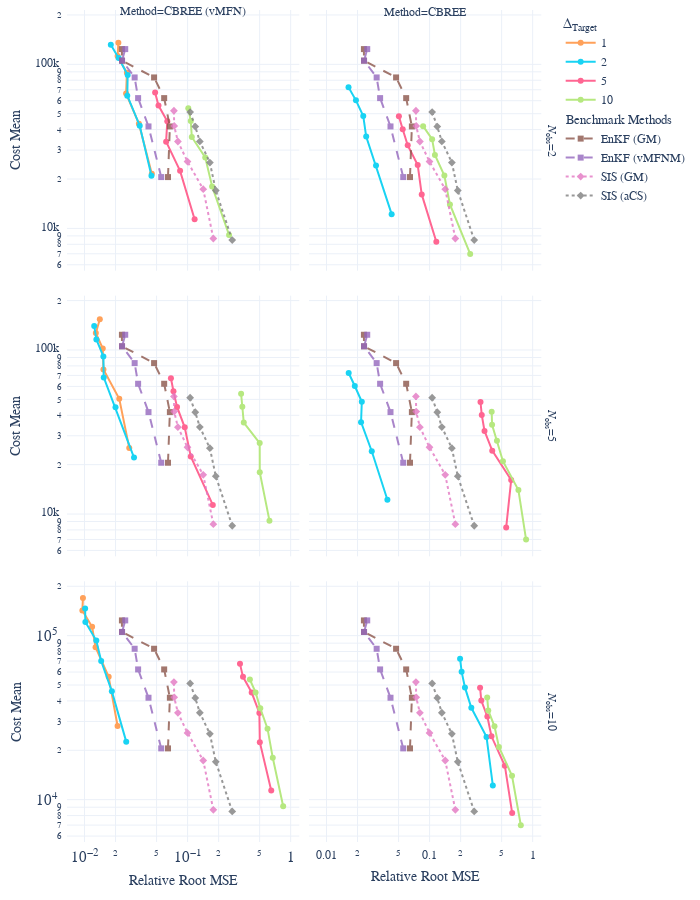
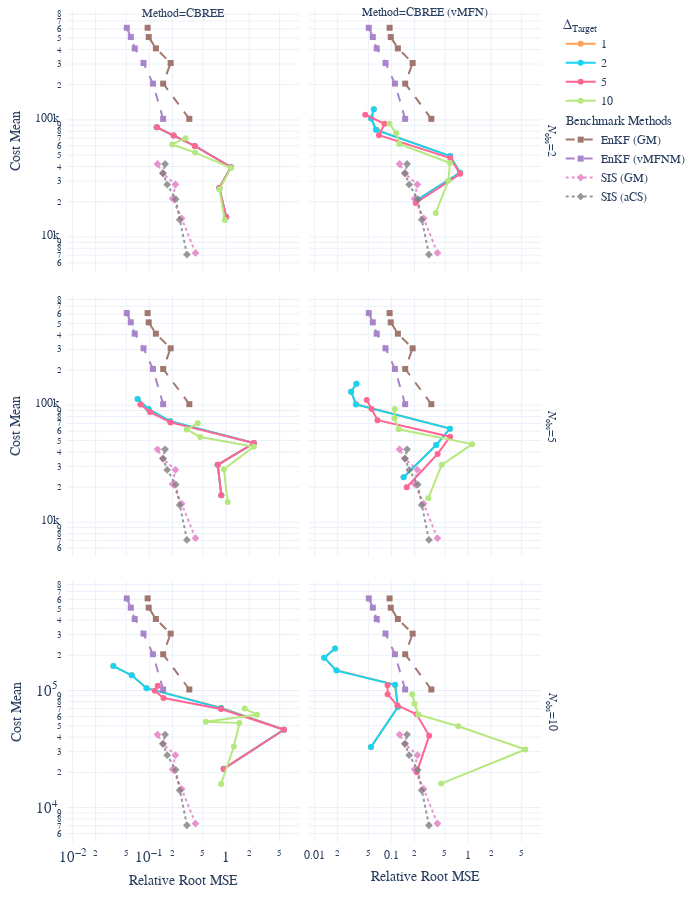
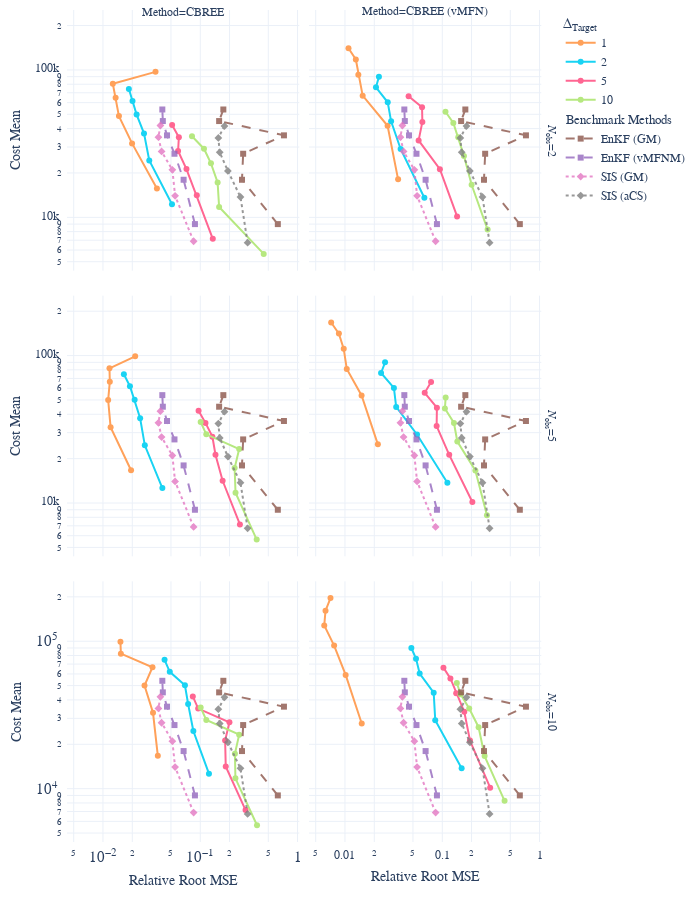
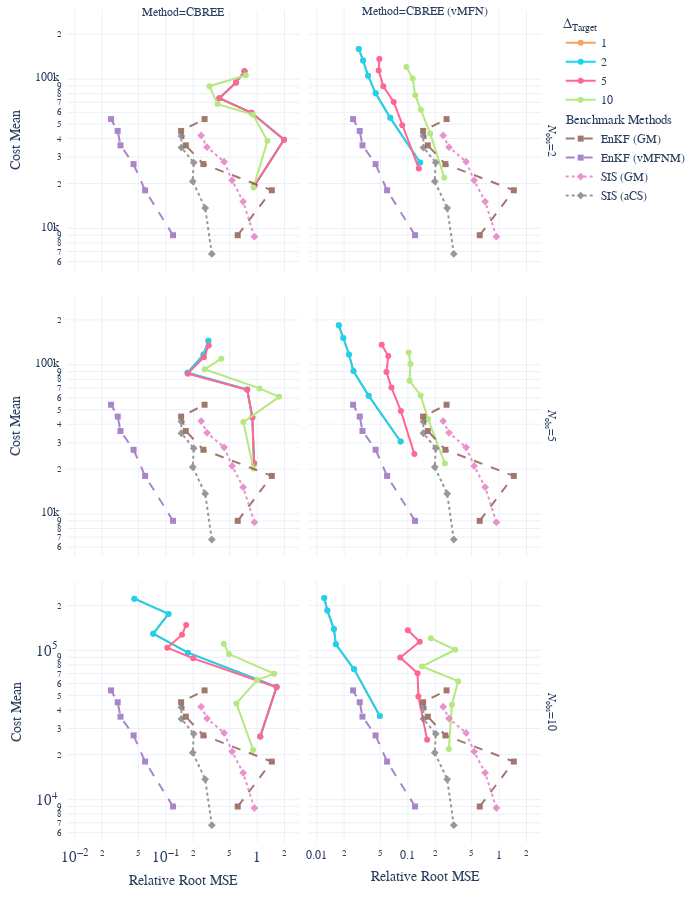

These figures' notebook cell, in order:
### Markdown cell above
## Make Figures

### Code cell
for prob in df_agg.Problem.unique():
    # filter
    this_df = df_agg.query("Problem == @prob & `Averaging Method`=='Average Estimate'")
    this_df = this_df[this_df['$N_{{ \\text{{obs}} }}$'].isin([2,5,10])]
    cmap = ree.sr_to_color_dict(this_df["$\\Delta_{{\\text{{Target}}}}$"].astype(float))
    this_df["cvar_tgt_str"] = this_df["$\\Delta_{{\\text{{Target}}}}$"].apply(str)
    this_df = this_df.sort_values(["$\\Delta_{{\\text{{Target}}}}$", "$N_{{ \\text{{obs}} }}$", "Sample Size"])
    # plot
    fig = px.line(
        this_df,
        x = "Relative Root MSE",
        y="Cost Mean",
        facet_col="Method",
        facet_row="$N_{{ \\text{{obs}} }}$",
        color_discrete_map=cmap,
        color="cvar_tgt_str",
        log_x=True,
        log_y=True,
        markers=True,
        hover_name="Sample Size",
        labels=LATEX_TO_HTML | {"cvar_tgt_str": LATEX_TO_HTML[DF_COLUMNS_TO_LATEX["cvar_tgt"]]})
    # add benchmark
    this_df_bm = df_bm_agg.query("Problem == @prob & cvar_tgt == 1")
    num_rows = len(this_df["$N_{{ \\text{{obs}} }}$"].unique())
    num_cols = len(this_df["Method"].unique())
    for bm_solver in this_df_bm.Solver.unique():
        dat =this_df_bm.query("Solver == @bm_solver")
        trace_dict = {
            "x" : dat["Relative Root MSE"],
            "y" : dat["Cost Mean"],
            "legendgrouptitle_text": "Benchmark Methods",
            "name": bm_solver,
            "legendgroup": "group",
            "mode": "markers+lines",
            "opacity": 0.8
        }
        trace_dict = trace_dict | BM_SOLVER_SCATTER_STYLE[bm_solver]
        fig = ree.add_scatter_to_subplots(fig, num_rows, num_cols, **trace_dict)
    # style
    fig.update_layout(**MY_LAYOUT)
    fig.update_layout(**{"width":700,
    "height":900})
    fig.for_each_annotation(
        lambda a: a.update(yshift =  -10 if a.text.startswith("Method") else 0)) # adjust column name position
    # show and save
    fig.show()
    fig.write_image(f"{prob} resampled stopping criterion.png".replace(" ", "_").lower(), scale=WRITE_SCALE)
    # make and save caption
    fig_description = f"Solving the {prob} with the CBREE methods using  \
    different parameters. \
    We vary the stopping criterion $\\Delta_{{\\text{{Target}}}}$ (color), \
    the divergence criterion $N_\\text{{obs}}$ (row) and \
    the method  (column). \
    The parameter $\\epsilon_{{\\text{{Target}}}} = {0.5}$ \
    and the choice of the indicator approximation {INDICATOR_APPROX_LATEX_NAME['algebraic']} \
    are fixed. \
    Furthermore we plot also the performance of the benchmark methods EnKF \
    and SiS. \
    Each marker represents the empirical estimates based the successful portion of $200$ simulations."
    with open(f"{prob} resampled stopping criterion desc.tex".replace(" ", "_").lower(), "w") as file:
        file.write(fig_description)
    display(Markdown(fig_description))
